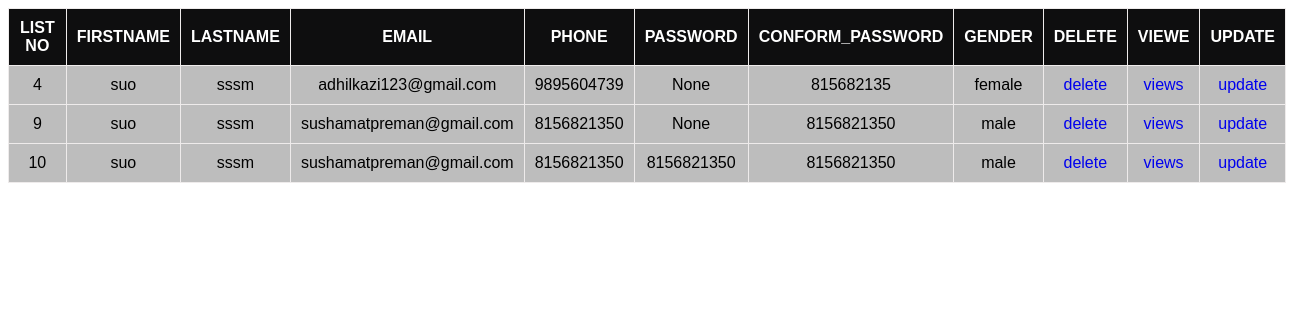
Screenshot of /views with the database file from the repository.
### verification/models.py (models this page shows)
class vfn(models.Model):
      firstname=models.CharField(max_length=200,null=True)
      lastname=models.CharField(max_length=200,null=True)
      email=models.CharField(max_length=200,null=True)
      phone=models.IntegerField(null=True)
      password=models.CharField(max_length=200,null=True)
      conform_password=models.CharField(max_length=200,null=True)
      gender=models.CharField(max_length=200,null=True)

### verification/views.py (the view)
# urls.py: 2. Add a URL to urlpatterns:  path('', views.home, name='home')
def views(request):
    cr=vfn.objects.all()
    return render(request,"views.html",{'cm':cr}) #views

### template/views.html (shortened to what this page needs)
<!DOCTYPE html>
<html lang="en">
<head>
</head>
<body>
    <table>
        <form action="">
            <tr>
                <th>
                    list no
                </th>
                <th>
                   firstname
                </th>
                <th>
                lastname
                </th>
                <th>
                 emaiL
                </th>
                <th>
                   phone
                </th>
                <th>
                    password
                </th>
                <th>
                    conform_password
                </th>
                <th>
                   gender
                </th>
                <th>
                    delete
                </th>
                <th>
                    viewe
                </th>
                <th>
                    update
                </th>
            </tr>
        </form>
        {% for i in cm %}
        <tr>
            <td>{{i.id}}</td>
            <td>{{i.firstname}}</td>
            <td>{{i.lastname}}</td>
            <td>{{i.email}}</td>
            <td>{{i.phone}}</td>
            <td>{{i.password}}</td>
            <td>{{i.conform_password}}</td>
            <td>{{i.gender}}</td>
           <td><a href="{% url 'delete' i.id %}" class="btn btn-primary">delete</a></td>
           <td><a href="{% url 'dview' i.id%}" class="btn btn-primary">views</a></td>
           <td><a href="{% url 'update' i.id%}" class="btn btn-primary">update</a></td>
        </tr>
        {% endfor %}
    </table>
</body>
</html>

### template/views.html (style rules this page uses)
table { border-collapse: collapse; width: 100%; }
a { text-decoration: none; }
td, th { border: 1px solid rgb(238, 235, 235); text-align: center; padding: 10px; font-family: sans-serif; }
th { background-color: rgb(14, 14, 15); color: white; text-transform: capitalize; text-transform: uppercase; }
td { background-color: rgba(47, 46, 46, 0.313); }

### rows the page displays
vfn: id "4", firstname "suo", lastname "sssm", email "adhilkazi123@gmail.com", phone "9895604739", password "None", conform_password "815682135", gender "female"
vfn: id "9", firstname "suo", lastname "sssm", email "sushamatpreman@gmail.com", phone "8156821350", password "None", conform_password "8156821350", gender "male"
vfn: id "10", firstname "suo", lastname "sssm", email "sushamatpreman@gmail.com", phone "8156821350", password "8156821350", conform_password "8156821350", gender "male"
